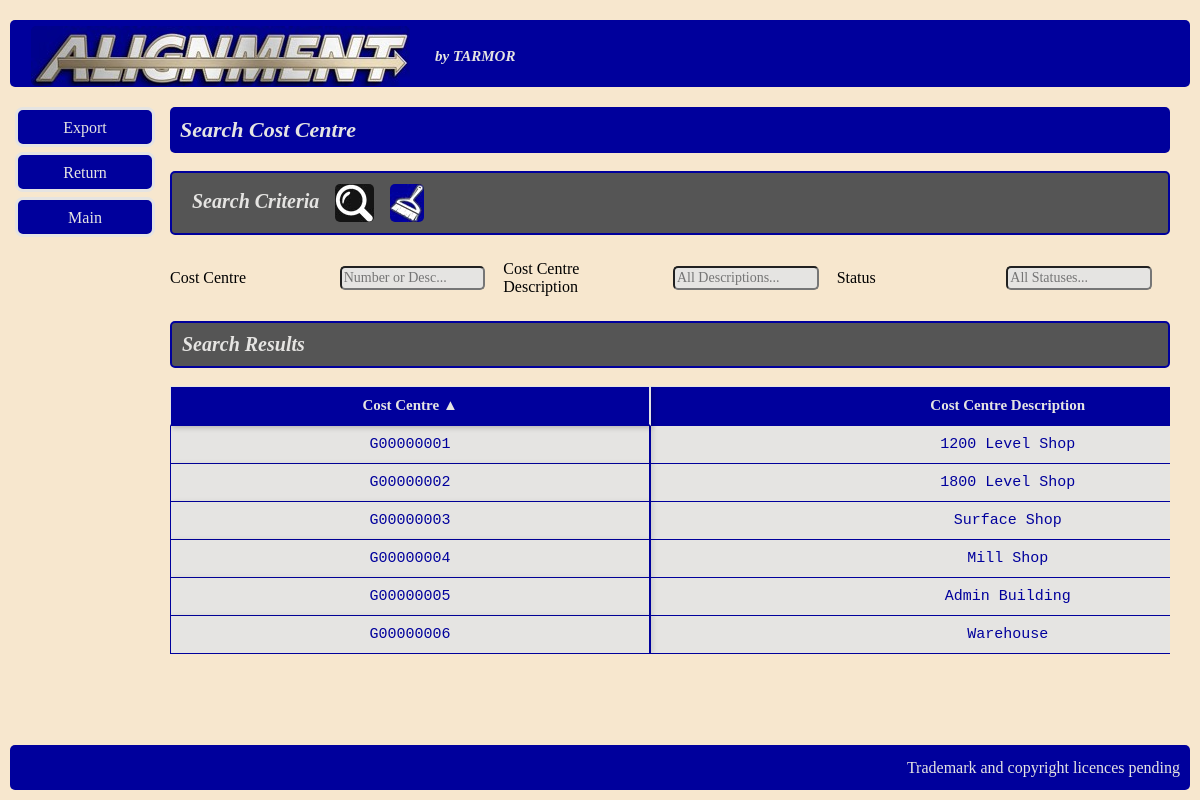
/facilities/search_costcentre/, run on the app's committed database.
### facilities/models.py (models this page shows, shortened)
class CostCentre(models.Model):
    Cost_Centre = models.CharField(max_length=9, unique=True)
    Cost_Centre_Description = models.CharField(max_length=100, blank=True)
    Status = models.CharField(choices=CC_CHOICES)
    class Meta:
        ordering = ["Cost_Centre"]
        verbose_name = "Cost Centre"
        verbose_name_plural = "Cost Centres"

### facilities/views.py (the view)
# urls.py: path('search_costcentre/', views.search_costcentre, name='search_costcentre'),
def search_costcentre(request):
    cost_centre = request.GET.get('Cost_Centre', '').strip()
    cost_centre_description = request.GET.get('Cost_Centre_Description', '').strip()
    status = request.GET.get('Status', '').strip()
    clean_cc = cost_centre.split(' - ')[0].strip() if ' - ' in cost_centre else cost_centre
    costcentre_list = CostCentre.objects.all()
    if clean_cc:
        costcentre_list = costcentre_list.filter(Cost_Centre__icontains=clean_cc)
    if cost_centre_description:
        costcentre_list = costcentre_list.filter(Cost_Centre_Description__icontains=cost_centre_description)
    if status:
        costcentre_list = costcentre_list.filter(Status=status)
    sort_by = request.GET.get('sort', 'Cost_Centre')
    is_descending = sort_by.startswith('-')
    clean_sort_key = sort_by.lstrip('-')
    sort_mapping = {
        'Cost_Centre': 'Cost_Centre',
        'Cost_Centre_Description': 'Cost_Centre_Description',
        'Status': 'Status',
    }
    if clean_sort_key in sort_mapping:
        db_field = sort_mapping[clean_sort_key]
        order_field = f"-{db_field}" if is_descending else db_field
        costcentre_list = costcentre_list.order_by(order_field)
    else:
        costcentre_list = costcentre_list.order_by('Cost_Centre')
    all_cc_records = CostCentre.objects.all().only('Cost_Centre', 'Cost_Centre_Description').order_by('Cost_Centre')
    all_descriptions = CostCentre.objects.exclude(Cost_Centre_Description__isnull=True).values_list('Cost_Centre_Description', flat=True).distinct().order_by('Cost_Centre_Description')
    all_statuses = CostCentre.objects.exclude(Status__isnull=True).values_list('Status', flat=True).distinct().order_by('Status')
    params = request.GET.copy()
    if 'sort' in params:
        del params['sort']
    filter_url = params.urlencode()
    return render(request, 'facilities/search_costcentre.html', {
        'costcentre_list': costcentre_list,
        'sort': sort_by,
        'filter_url': filter_url,
        'all_cc_records': all_cc_records,
        'all_descriptions': all_descriptions,
        'all_statuses': all_statuses,
        'cost_centre_val': cost_centre,
        'cost_centre_description_val': cost_centre_description,
        'status_val': status,
    })

### facilities/templates/facilities/search_costcentre.html (shortened to what this page needs)
{% extends "core/base.html" %}
{% load static %}
{% block sidebar %}
    <div class="leftnavbar">
        <ul>
            <li> <a href="{% url 'facilities:export_costcentre_excel' %}?{{ filter_url }}" class="btn btn-success btn-sm">Export</a> </li>
            <li> <a href="{% url 'facilities:facilities' %}">Return</a> </li>
            <li> <a href="{% url 'core:home' %}">Main</a> </li>
        </ul>
    </div>
{% endblock %}
{% block content %}
<div class="main">
    <h2> Search Cost Centre </h2>
    <br>
    <h3>
        &nbsp; Search Criteria &nbsp;
            <input type="image" src="{% static 'images/mag_glass.jpg' %}" alt="Submit" class='logo' form="search-form" >
            <a href="{% url 'facilities:search_costcentre' %}">
            <img src="{% static 'images/broom.jpg' %}" alt="Clear Filters" class='logo' style="cursor: pointer;">
        </a>
    </h3>
    <form id="search-form"  method="GET" action=".">
        <table class="table-bare-container">
            <tr>
                <td>Cost Centre</td>
                <td>
                    <input type="text" name="Cost_Centre" value="{{ cost_centre_val }}" list="cc-num-list" placeholder="Number or Desc..." class="input" autocomplete="off">
                </td>
                <td>Cost Centre Description</td>
                <td>
                    <input type="text" name="Cost_Centre_Description" value="{{ cost_centre_description_val }}" list="cc-desc-list" placeholder="All Descriptions..." class="input" autocomplete="off">
                </td>
                <td>Status</td>
                <td>
                    <input type="text" name="Status" value="{{ status_val }}" list="cc-status-list" placeholder="All Statuses..." class="input" autocomplete="off">
                </td>
            </tr>
        </table>
    </form>
    <h3> Search Results </h3>
    <br>
    <div class="table-container">
        <table class="table">
            <thead>
                <tr>
                    <th class="th">
                        <a href="?sort={% if sort == 'Cost_Centre' %}-Cost_Centre{% else %}Cost_Centre{% endif %}" class="sort_header">
                            Cost Centre {% if sort == 'Cost_Centre' %} ▲ {% elif sort == '-Cost_Centre' %} ▼ {% endif %}
                        </a>
                    </th>
                    <th class="th">
                        <a href="?sort={% if sort == 'Cost_Centre_Description' %}-Cost_Centre_Description{% else %}Cost_Centre_Description{% endif %}" class="sort_header">
                            Cost Centre Description {% if sort == 'Cost_Centre_Description' %} ▲ {% elif sort == '-Cost_Centre_Description' %} ▼ {% endif %}
                        </a>
                    </th>
                </tr>
            </thead>
            <tbody>
                {% for item in costcentre_list %}
                <tr>
                    <td class=td>{{item.Cost_Centre}}</td>
                    <td class=td>{{item.Cost_Centre_Description}}</td>
                </tr>
                {% empty %}
                    <tr><td colspan="10">No records found.</td></tr>
                {% endfor %}
            </tbody>
        </table>
    </div>
</div>
{% endblock %}

### static/css/Stylesheet.css (style rules this page uses)
* { box-sizing: border-box; }
body { font-family: Cascadia Code; background-color:#f7e7ce; padding: 0; margin: 0; }
.main { flex: 1; min-width: 0; padding: 10px; display: block; }
.logo { display: inline-block; vertical-align: middle; width: auto; height: 80%; margin-right: 10px; margin-left: 1px; margin-top: 1px; margin-bottom: 1px; border-radius: 5px; padding: 0px }
.input { background-color: #e5e4e2; font-size: 14px; font-family: Cascadia Code; margin: 2px; field-sizing: content; min-width: 10ch; border-radius: 5px; }
h2 { width: 100%; margin: 0px; background-color: #00009c; color: #e5e4e2; font-family: Cascadia Code; font-size: 22px; padding: 10px; font-style: italic; border-radius: 5px; clear: right; box-sizing: border-box; display:block; }
h3 { background-color: #555555; color: #e5e4e2; font-family: Cascadia Code; font-size: 20px; padding: 10px; font-style: italic; width: 100%; margin: 0px; border: 2px solid #00009c; border-radius: 5px; clear: right; }
.leftnavbar { width: 140px; flex-shrink: 0; margin-top: 10px; }
.leftnavbar ul { padding: 0px; list-style: none; margin: 0px; }
.leftnavbar ul li a { text-decoration: none; border: 3px solid #e5e4e2; font-family: Cascadia Code; font-size: 16px; background-color: #00009c; color: #e5e4e2; display: block; width: 140px; height: 40px; margin: 5px; padding: 10px; border-radius: 8px; text-align: center; line-height: 15px; }
.table { width: 100%; border-collapse: separate !important; border-spacing: 0 !important; table-layout: auto; min-width: 1500px; }
.table-container { display: block !important; width: 100%; height: auto !important; max-height: 600px !important; overflow-x: auto !important; overflow-y: auto !important; position: relative; clear: both; }
.table thead tr th { position: sticky; top: 0; z-index: 20; background-color: #00009c; color: #e5e4e2; font-family: Cascadia Code; font-size: 15px; padding: 10px; border-bottom: 2px solid #00009c; border-top: 1px solid #e5e4e2; border-right: 1px solid #e5e4e2; white-space: nowrap; }
.th { position: sticky !important; top: 0 !important; z-index: 20 !important; background-color: #00009c !important; color: #e5e4e2 !important; font-family: Cascadia Code, monospace; font-size: 15px; padding: 10px; border-bottom: 2px solid #00009c; border-top: 1px solid #e5e4e2; border-right: 1px solid #e5e4e2; white-space: nowrap; }
.td { background-color: #e5e4e2; color: #00009c; font-family: Cascadia Code, monospace; font-size: 15px; text-align: center; white-space: normal; padding: 10px; border-bottom: 1px solid #00009c; border-right: 1px solid #00009c; }
.table thead tr th:first-child, .th:first-child { position: sticky !important; top: 0 !important; left: 0 !important; z-index: 30 !important; background-color: #00009c !important; color: #e5e4e2 !important; border-right: 2px solid #e5e4e2 !important; border-left: 1px solid #e5e4e2 !important; box-shadow: 2px 2px 5px rgba(0,0,0,0.2); }
.table tbody tr td:first-child, .td:first-child { position: sticky !important; left: 0 !important; z-index: 10 !important; background-color: #e5e4e2 !important; color: #00009c !important; border-right: 2px solid #00009c !important; border-left: 1px solid #00009c !important; box-shadow: 2px 0 5px rgba(0,0,0,0.1); }
.table-bare-container { width: 100%; table-layout: fixed; border-collapse: separate; border-spacing: 0px 12px; margin-left: 0px; padding-top: 12px; padding-bottom: 12px; }
.table-bare-container td { padding-right: 20px; vertical-align: middle; word-wrap: break-word; }
.table-bare-container td:nth-child(odd) { padding-left: 0px; text-align: left; }
.table-bare-container .input, .table-bare-container select, .table-bare-container input { width: 100%; box-sizing: border-box; }
.sort_header { text-decoration: none; color: inherit }

### data on the page
CostCentre: Cost_Centre "G00000001", Cost_Centre_Description "1200 Level Shop"
CostCentre: Cost_Centre "G00000002", Cost_Centre_Description "1800 Level Shop"
CostCentre: Cost_Centre "G00000003", Cost_Centre_Description "Surface Shop"
CostCentre: Cost_Centre "G00000004", Cost_Centre_Description "Mill Shop"
CostCentre: Cost_Centre "G00000005", Cost_Centre_Description "Admin Building"
CostCentre: Cost_Centre "G00000006", Cost_Centre_Description "Warehouse"
